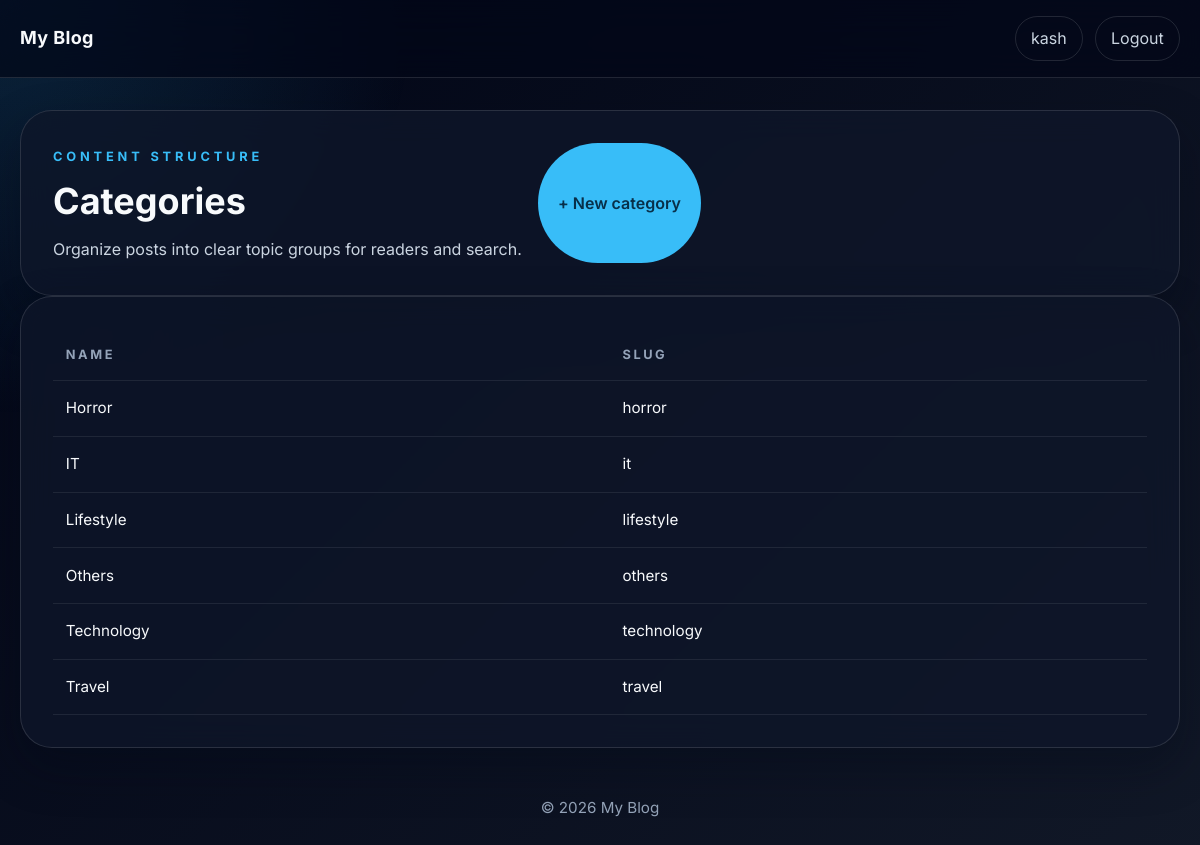
The page /categories/ (signed in) on the database its author committed.
### blog/models.py (models this page shows, shortened)
class Category(models.Model):
    name = models.CharField(max_length=100, unique=True)
    slug = models.SlugField(unique=True)
    class Meta:
        verbose_name_plural = "Categories"
        ordering = ["name"]

### blog/views.py (the view)
# urls.py: path("categories/", views.category_list, name="category_list"),
@staff_member_required
@login_required
def category_list(request):
    categories = Category.objects.all().order_by("name")
    return render(request, "blog/category_list.html", {"categories": categories})

### templates/blog/category_list.html (shortened to what this page needs)
{% extends "base.html" %}
{% block content %}
<div class="space-y-6">
  <section class="dashboard-card">
    <div class="flex flex-col gap-4 md:flex-row md:items-end md:justify-between">
      <div>
        <p class="hero-kicker">Content structure</p>
        <h1 class="hero-title">Categories</h1>
        <p class="hero-copy">Organize posts into clear topic groups for readers and search.</p>
      </div>
      <a href="{% url 'blog:category_create' %}" class="btn-primary">+ New category</a>
    </div>
  </section>
  <section class="dashboard-card">
    <div class="table-wrap">
      <table class="table">
        <thead>
          <tr>
            <th>Name</th>
            <th>Slug</th>
          </tr>
        </thead>
        <tbody>
          {% for category in categories %}
            <tr>
              <td>{{ category.name }}</td>
              <td>{{ category.slug }}</td>
            </tr>
          {% empty %}
            <tr><td colspan="2" class="empty-state">No categories yet.</td></tr>
          {% endfor %}
        </tbody>
      </table>
    </div>
  </section>
</div>
{% endblock %}

### templates/base.html (shortened to what this page needs)
{% load static %}
<!DOCTYPE html>
<html lang="en">
<head>
  <link rel="stylesheet" href="{% static 'css/output.css' %}">
  <link rel="stylesheet" href="{% static 'css/custom.css' %}">
</head>
<body>
  <div class="page-shell">
    <header class="site-header">
      <div class="site-nav">
        <a href="{% url 'blog:post_list' %}" class="brand">My Blog</a>
        <div class="nav-links">
          {% if user.is_authenticated %}
            <a href="{% if user.is_staff or user.is_superuser %}{% url 'blog:dashboard' %}{% else %}{% url 'blog:post_list' %}{% endif %}" class="nav-chip">{{ user.username }}</a>
            <a href="{% url 'blog:logout' %}" class="nav-chip">Logout</a>
          {% else %}
            <a href="{% url 'blog:login' %}" class="nav-chip">Login</a>
            <a href="{% url 'blog:signup' %}" class="nav-chip">Sign up</a>
          {% endif %}
        </div>
      </div>
    </header>
    <main class="main-content">
      {% block content %}{% endblock %}
    </main>
    <footer class="page-footer">
      <p>&copy; {% now "Y" %} My Blog</p>
    </footer>
  </div>
</body>
</html>

### static/css/custom.css (style rules this page uses)
:root { color-scheme: dark; --bg-main: #020617; --bg-panel: rgba(15, 23, 42, 0.78); --bg-soft: rgba(255, 255, 255, 0.08); --border-soft: rgba(255, 255, 255, 0.12); --text-main: #f8fafc; --text-muted: #cbd5e1; --text-subtle: #94a3b8; --accent: #38bdf8; --accent-strong: #0ea5e9; --shadow: 0 20px 45px rgba(2, 8, 23, 0.35); }
* { box-sizing: border-box; }
body { margin: 0; font-family: 'Inter', sans-serif; background: linear-gradient(135deg, var(--bg-main) 0%, #111827 100%); color: var(--text-main); line-height: 1.6; }
body::before { content: ""; position: fixed; inset: 0; background: radial-gradient(circle at top left, rgba(56, 189, 248, 0.16), transparent 28%); pointer-events: none; z-index: -1; }
a { color: inherit; text-decoration: none; }
.page-shell { min-height: 100vh; padding-bottom: 2rem; }
.site-header { position: sticky; top: 0; z-index: 20; border-bottom: 1px solid var(--border-soft); background: rgba(2, 6, 23, 0.7); backdrop-filter: blur(18px); }
.site-nav { max-width: 1200px; margin: 0 auto; padding: 1rem 1.25rem; display: flex; justify-content: space-between; align-items: center; gap: 1rem; }
.brand { font-size: 1.125rem; font-weight: 700; letter-spacing: 0.02em; }
.nav-links { display: flex; align-items: center; justify-content: flex-end; gap: 0.75rem; flex-wrap: wrap; }
.nav-chip { padding: 0.55rem 0.95rem; border: 1px solid var(--border-soft); border-radius: 999px; color: var(--text-muted); transition: all 180ms ease; }
.main-content { max-width: 1200px; margin: 0 auto; padding: 2rem 1.25rem 3rem; }
.page-shell { width: min(100%, 1400px); margin: 0 auto; }
.hero-card, .panel, .post-card, .login-card, .dashboard-card, .form-card { background: var(--bg-panel); border: 1px solid var(--border-soft); box-shadow: var(--shadow); backdrop-filter: blur(16px); }
.hero-kicker { display: inline-block; margin-bottom: 0.85rem; color: var(--accent); font-size: 0.8rem; font-weight: 700; letter-spacing: 0.3em; text-transform: uppercase; }
.hero-title { font-size: clamp(1.8rem, 3vw, 2.8rem); font-weight: 700; line-height: 1.15; margin-bottom: 0.8rem; }
.hero-copy { max-width: 700px; color: var(--text-muted); font-size: 1rem; line-height: 1.75; }
.page-footer { max-width: 1200px; margin: 0 auto; padding: 0 1.25rem 2rem; color: var(--text-subtle); text-align: center; font-size: 0.95rem; }
.login-card, .dashboard-card, .form-card { border-radius: 2rem; padding: 2rem; }
.btn-primary, .btn-secondary { display: inline-flex; justify-content: center; align-items: center; padding: 0.85rem 1.2rem; border-radius: 999px; font-weight: 600; border: 1px solid transparent; transition: all 180ms ease; }
.btn-primary { background: var(--accent); color: #082f49; }
.table-wrap { overflow-x: auto; }
.table { width: 100%; border-collapse: collapse; }
.table th, .table td { padding: 0.95rem 0.8rem; border-bottom: 1px solid rgba(255,255,255,0.08); text-align: left; font-size: 0.95rem; }
.table th { color: var(--text-subtle); font-size: 0.8rem; text-transform: uppercase; letter-spacing: 0.2em; }

### rows shown on the page
Category: name "Horror", slug "horror"
Category: name "IT", slug "it"
Category: name "Lifestyle", slug "lifestyle"
Category: name "Others", slug "others"
Category: name "Technology", slug "technology"
Category: name "Travel", slug "travel"

### other values the page prints
{{ user.username }} "kash"
